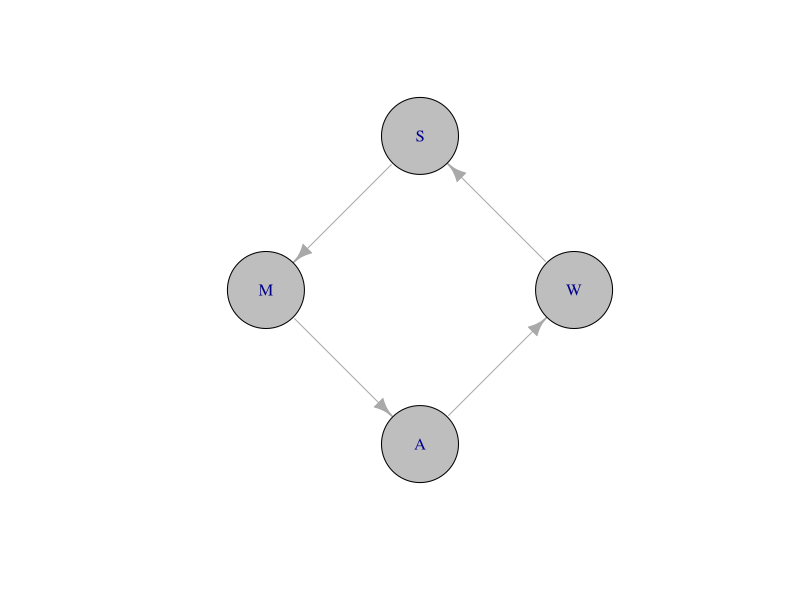

The R source for this figure: (Note: this script raises an error after producing the figure.)
## ---- chunk 1
knitr::opts_chunk$set(echo = FALSE, warning = FALSE, 
                      message = FALSE,
                      fig.align = "center",
                      out.width = "600px")
## ---- chunk 2
library(igraph)
el <- rbind(c("W","S"), c("S","M"), c("M", "A"), c("A", "W"))
g <- graph_from_edgelist(el)
g$layout <- layout_in_circle
plot(g, vertex.size=50, vertex.color="gray")
## ---- chunk 3
knitr::include_graphics("https://images-na.ssl-images-amazon.com/images/I/31fzXc46omL._SX312_BO1,204,203,200_.jpg")
## ---- chunk 4
knitr::include_graphics("img/perception-action-cycle.jpg")
## ---- chunk 5
knitr::include_graphics("img/swanson-book-fig-10.12.jpg")
## ---- chunk 6
knitr::include_graphics("img/swanson-2005-fig-1.jpg")
## ---- chunk 7
knitr::include_graphics("img/nested-causality.jpeg")
## ---- chunk 8
knitr::include_graphics("img/biopsych-table-8.1.jpg")
## ---- chunk 9
knitr::include_graphics("http://droualb.faculty.mjc.edu/Course%20Materials/Physiology%20101/Chapter%20Notes/Fall%202007/figure_10_03_labeled.jpg")
## ---- chunk 10
knitr::include_graphics("http://fourier.eng.hmc.edu/e180/lectures/figures/csf_image.gif")
## ---- chunk 11
knitr::include_graphics("http://hearinghealthmatters.org/waynesworld/files/2012/06/Fourier-Analysis.gif")
## ---- chunk 12
knitr::include_graphics("https://images.unsplash.com/photo-1519699486208-1293e479cb98?ixlib=rb-1.2.1&ixid=eyJhcHBfaWQiOjEyMDd9&w=1000&q=80")
## ---- chunk 13
knitr::include_graphics("img/tactile-receptive-field.jpg")
## ---- chunk 14
knitr::include_graphics("https://classconnection.s3.amazonaws.com/594/flashcards/1450594/png/untitled_picture51356035996428.png")
## ---- chunk 15
knitr::include_graphics("http://www.d.umn.edu/~jfitzake/Lectures/UndergradPharmacy/SensoryPhysiology/Audition/Figures/ColoradoA1TonotopicMap.jpg")
## ---- chunk 16
knitr::include_graphics("http://jov.arvojournals.org/data/Journals/JOV/933499/jov-3-10-1-fig001.jpeg")
## ---- chunk 17
knitr::include_graphics("http://bio1152.nicerweb.com/Locked/media/ch49/49_16-MotorSensoryCorts-L.jpg")
## ---- chunk 18
knitr::include_graphics("img/two-point-thresholds.jpg")
## ---- chunk 19
knitr::include_graphics("https://upload.wikimedia.org/wikipedia/commons/5/51/Front_of_Sensory_Homunculus.gif")
## ---- chunk 20
knitr::include_graphics("https://upload.wikimedia.org/wikipedia/commons/thumb/2/27/AcuityHumanEye.svg/270px-AcuityHumanEye.svg.png")
## ---- chunk 21
knitr::include_graphics("http://auditoryneuroscience.com/sites/default/files/inline-images/HLdata_0.png")
## ---- chunk 22
knitr::include_graphics("img/swanson-11.4.jpg")
## ---- chunk 23
knitr::include_graphics("img/biopsych-fig-5.5.jpg")
## ---- chunk 24
knitr::include_graphics("img/biospsych-labeled-lines.jpg")
## ---- chunk 25
knitr::include_graphics("img/em-spectrum.jpg")
## ---- chunk 26
knitr::include_graphics("img/hud2014_1000c.jpg")
## ---- chunk 27
knitr::include_graphics("https://sites.google.com/site/obeluwa/_/rsrc/1372214890170/skin/introduction-to-diffuse-reflectance-spectroscopy/sample-spectra.png")
## ---- chunk 28
knitr::include_graphics("img/reflectance-spectrum.gif")
## ---- chunk 29
knitr::include_graphics("img/OpticArray.jpg")
## ---- chunk 30
knitr::include_graphics("img/rgb-monitor.jpg")
## ---- chunk 31
knitr::include_graphics("img/how-camera-works.jpg")
## ---- chunk 32
knitr::include_graphics("img/the-eye-ksj.jpg")
## ---- chunk 33
knitr::include_graphics("img/the-eye.jpg")
## ---- chunk 34
knitr::include_graphics("img/retinal-image.jpg")
## ---- chunk 35
knitr::include_graphics("img/visual-fields.jpg")
## ---- chunk 36
knitr::include_graphics("img/fovea.jpg")
## ---- chunk 37
knitr::include_graphics("img/acuity-across-visual-field.jpg")
## ---- chunk 38
knitr::include_graphics("img/acuity-across-visual-field-graph.jpg")
## ---- chunk 39
knitr::include_graphics("img/two-point-thresholds.jpg")
## ---- chunk 40
knitr::include_graphics("img/photoreceptors.jpg")
## ---- chunk 41
knitr::include_graphics("https://foundationsofvision.stanford.edu/wp-content/uploads/2012/02/rod.cone_.distribution2-1024x467.png")
## ---- chunk 42
knitr::include_graphics("img/1416_Color_Sensitivity.jpg")
## ---- chunk 43
knitr::include_graphics("img/retinal-layers.jpg")
## ---- chunk 44
knitr::include_graphics("img/on-center-off-center-receptive-fields.jpg")
## ---- chunk 45
knitr::include_graphics("img/RGBOpponent.gif")
## ---- chunk 46
knitr::include_graphics("img/eye-to-brain.jpg")
## ---- chunk 47
knitr::include_graphics("img/lgn.jpg")
## ---- chunk 48
knitr::include_graphics("img/eye-to-brain.jpg")
## ---- chunk 49
knitr::include_graphics("http://www.scholarpedia.org/w/images/3/3a/03-Human-V1.png")
## ---- chunk 50
knitr::include_graphics("img/mri-v1-retinotopy.jpg")
## ---- chunk 51
knitr::include_graphics("img/cortical-hypercolumn.jpg")
## ---- chunk 52
knitr::include_graphics("img/dir.selective.png")
## ---- chunk 53
knitr::include_graphics("http://www.scholarpedia.org/w/images/9/99/11-Hubel-Wiesel-model.png")
## ---- chunk 54
knitr::include_graphics("img/spatial-freq-fpsyg-03-00620-g003.jpg")
## ---- chunk 55
knitr::include_graphics("img/cortical-hypercolumn.jpg")
## ---- chunk 56
knitr::include_graphics("img/beyond-v1.jpg")
